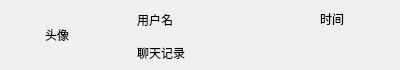
<?xml version="1.0" encoding="UTF-8"?>
<ui version="4.0">
 <class>ChatUserWid</class>
 <widget class="QWidget" name="ChatUserWid">
  <property name="geometry">
   <rect>
    <x>0</x>
    <y>0</y>
    <width>400</width>
    <height>70</height>
   </rect>
  </property>
  <property name="minimumSize">
   <size>
    <width>0</width>
    <height>70</height>
   </size>
  </property>
  <property name="maximumSize">
   <size>
    <width>16777215</width>
    <height>70</height>
   </size>
  </property>
  <property name="windowTitle">
   <string>Form</string>
  </property>
  <layout class="QHBoxLayout" name="horizontalLayout">
   <property name="spacing">
    <number>5</number>
   </property>
   <property name="leftMargin">
    <number>6</number>
   </property>
   <property name="topMargin">
    <number>2</number>
   </property>
   <property name="rightMargin">
    <number>6</number>
   </property>
   <property name="bottomMargin">
    <number>2</number>
   </property>
   <item>
    <widget class="QWidget" name="icon_wid" native="true">
     <property name="minimumSize">
      <size>
       <width>50</width>
       <height>50</height>
      </size>
     </property>
     <property name="maximumSize">
      <size>
       <width>50</width>
       <height>50</height>
      </size>
     </property>
     <layout class="QHBoxLayout" name="horizontalLayout_2">
      <property name="spacing">
       <number>0</number>
      </property>
      <property name="leftMargin">
       <number>0</number>
      </property>
      <property name="topMargin">
       <number>0</number>
      </property>
      <property name="rightMargin">
       <number>0</number>
      </property>
      <property name="bottomMargin">
       <number>0</number>
      </property>
      <item>
       <widget class="QLabel" name="icon_lb">
        <property name="minimumSize">
         <size>
          <width>45</width>
          <height>45</height>
         </size>
        </property>
        <property name="maximumSize">
         <size>
          <width>45</width>
          <height>45</height>
         </size>
        </property>
        <property name="text">
         <string>头像</string>
        </property>
       </widget>
      </item>
     </layout>
    </widget>
   </item>
   <item>
    <widget class="QWidget" name="user_info_wid" native="true">
     <property name="minimumSize">
      <size>
       <width>130</width>
       <height>0</height>
      </size>
     </property>
     <property name="maximumSize">
      <size>
       <width>130</width>
       <height>16777215</height>
      </size>
     </property>
     <layout class="QVBoxLayout" name="verticalLayout">
      <property name="spacing">
       <number>7</number>
      </property>
      <property name="leftMargin">
       <number>2</number>
      </property>
      <property name="topMargin">
       <number>4</number>
      </property>
      <property name="rightMargin">
       <number>2</number>
      </property>
      <property name="bottomMargin">
       <number>2</number>
      </property>
      <item>
       <widget class="QLabel" name="name_lb">
        <property name="text">
         <string>用户名</string>
        </property>
       </widget>
      </item>
      <item>
       <widget class="QLabel" name="chat_lb">
        <property name="minimumSize">
         <size>
          <width>130</width>
          <height>0</height>
         </size>
        </property>
        <property name="maximumSize">
         <size>
          <width>130</width>
          <height>16777215</height>
         </size>
        </property>
        <property name="text">
         <string>聊天记录</string>
        </property>
       </widget>
      </item>
     </layout>
    </widget>
   </item>
   <item>
    <widget class="QWidget" name="time_wid" native="true">
     <property name="minimumSize">
      <size>
       <width>50</width>
       <height>50</height>
      </size>
     </property>
     <property name="maximumSize">
      <size>
       <width>50</width>
       <height>50</height>
      </size>
     </property>
     <layout class="QVBoxLayout" name="verticalLayout_2">
      <property name="spacing">
       <number>0</number>
      </property>
      <property name="leftMargin">
       <number>0</number>
      </property>
      <property name="topMargin">
       <number>0</number>
      </property>
      <property name="rightMargin">
       <number>0</number>
      </property>
      <property name="bottomMargin">
       <number>0</number>
      </property>
      <item>
       <widget class="QLabel" name="time_lb">
        <property name="text">
         <string>时间</string>
        </property>
        <property name="alignment">
         <set>Qt::AlignmentFlag::AlignHCenter|Qt::AlignmentFlag::AlignTop</set>
        </property>
       </widget>
      </item>
     </layout>
    </widget>
   </item>
  </layout>
 </widget>
 <resources/>
 <connections/>
</ui>
